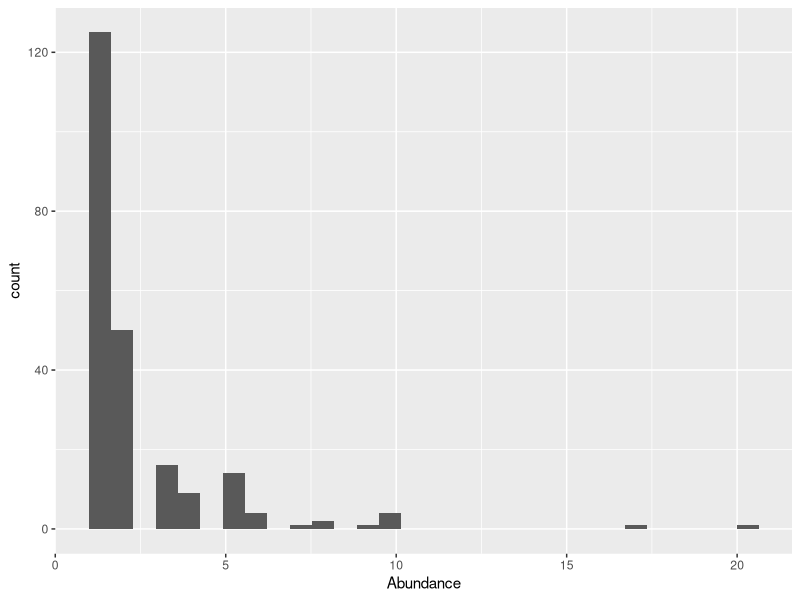
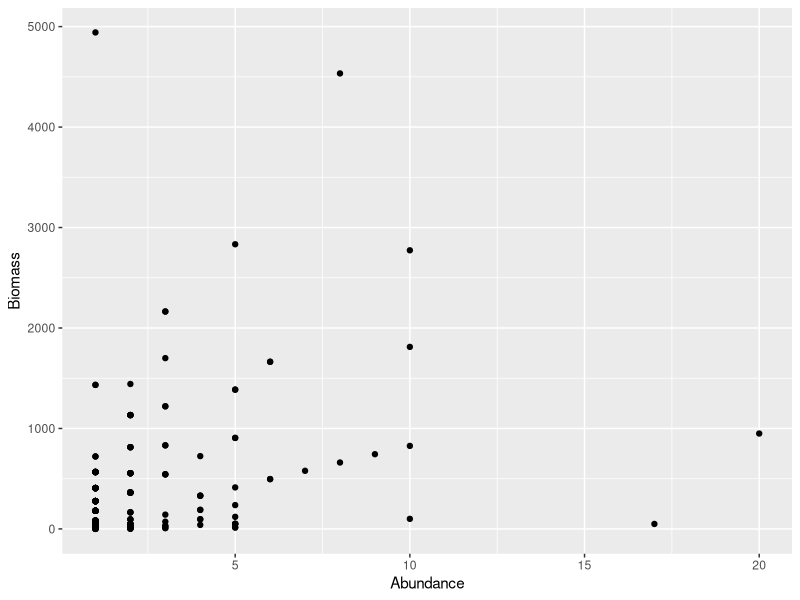
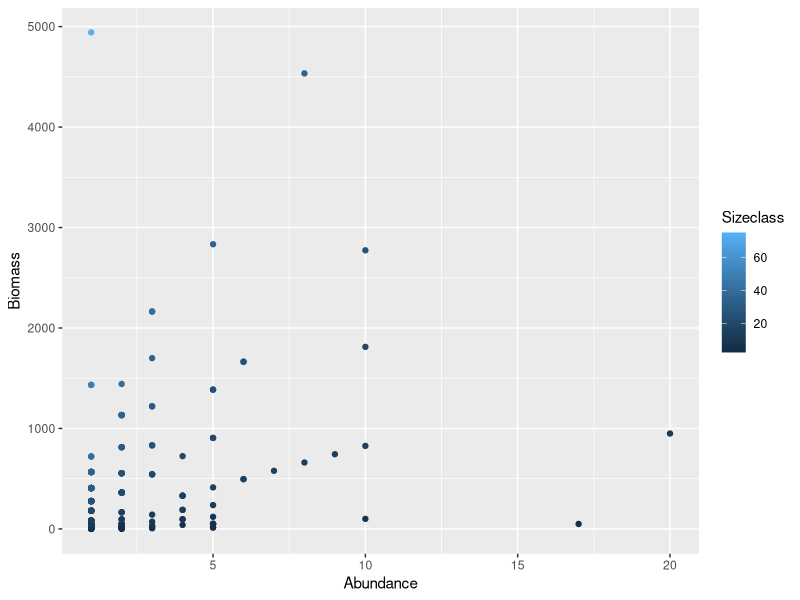
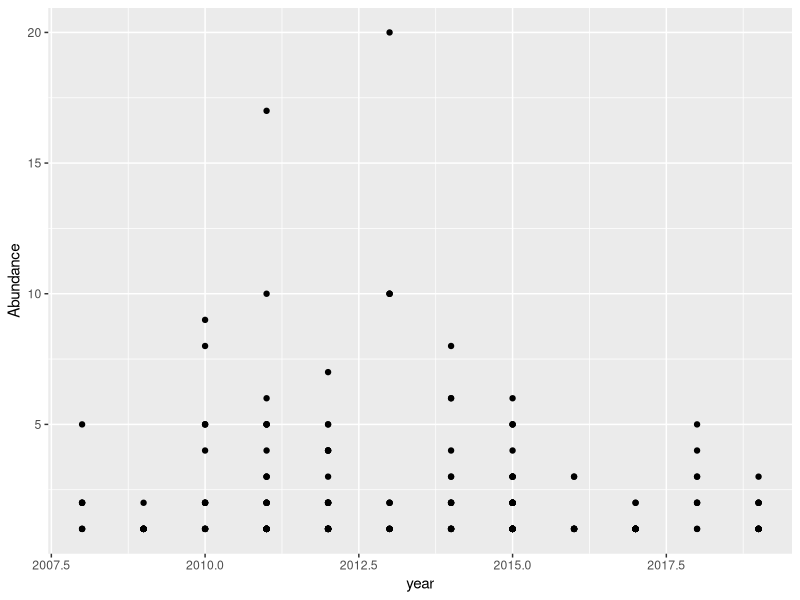
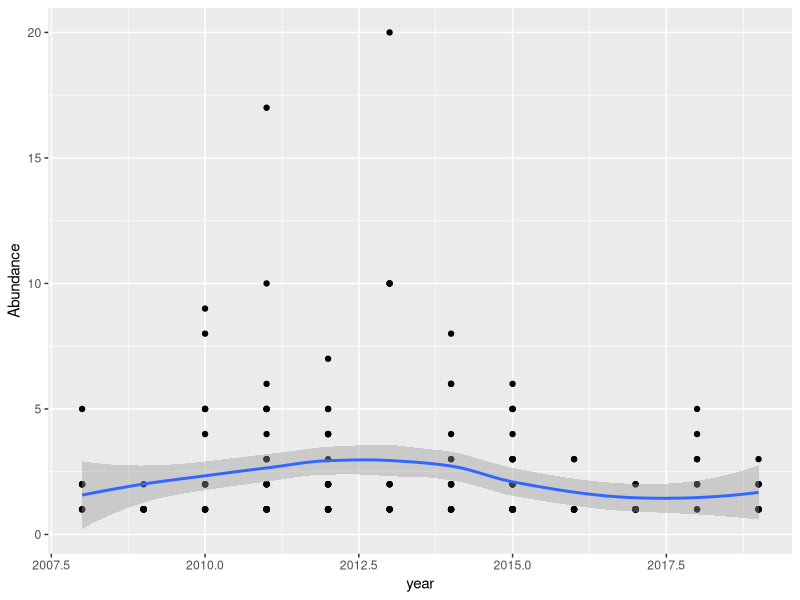
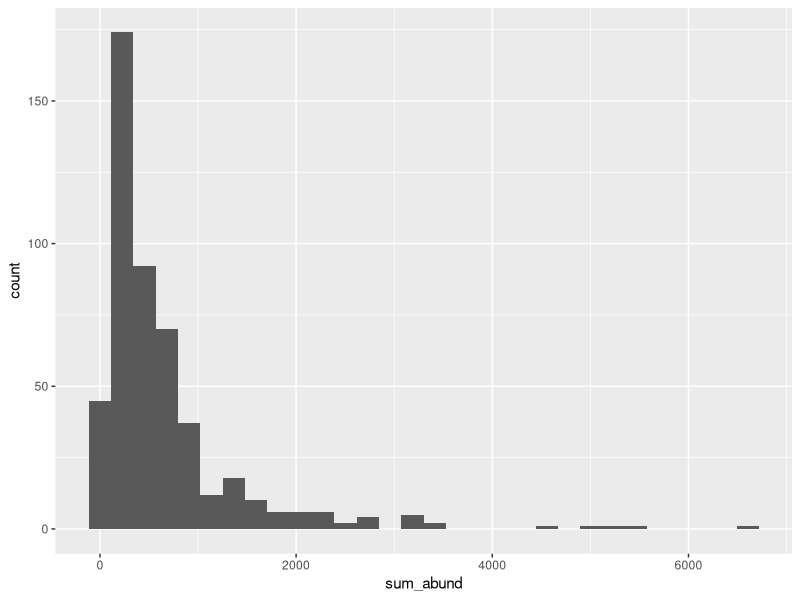
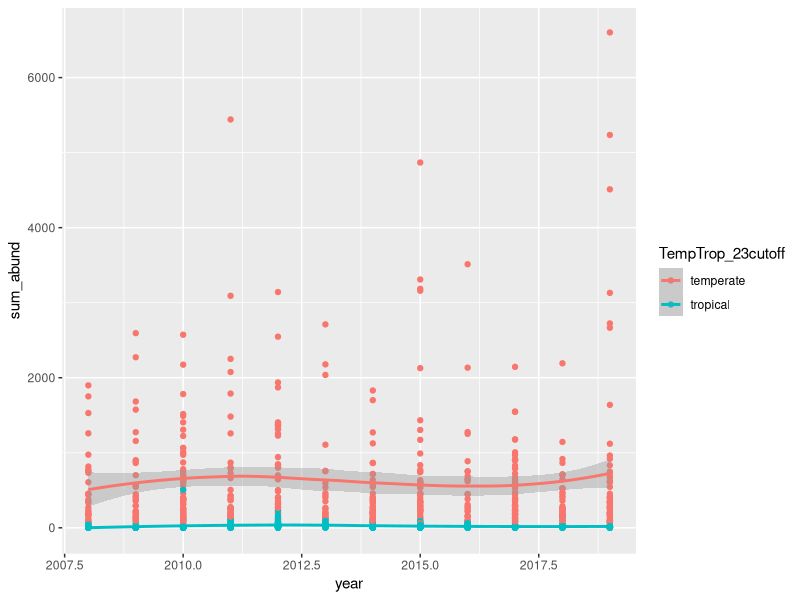
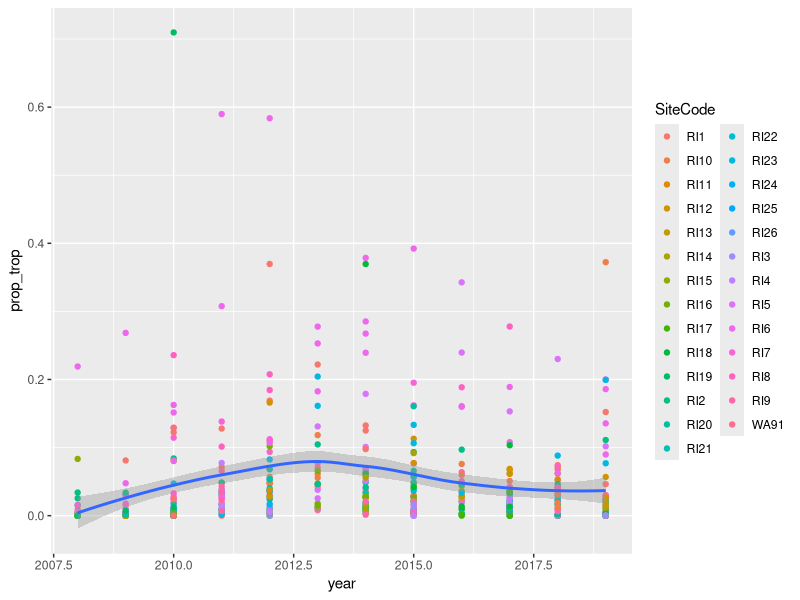

Write the R code that produced these figures, in order.
## ---- chunk 1
knitr::opts_chunk$set(echo = TRUE)
## ---- chunk 2
# RLS data wrangling course
# CJ Brown 
#2020-07-23
## ---- chunk 3
library(readr)
## ---- chunk 4
dat <- read_csv("data/Rottnest-Island-UVC.csv")
## ---- chunk 5
str(dat)
names(dat)
nrow(dat)
head(dat)
tail(dat)
length(unique(dat$SurveyID))
length(unique(dat$SpeciesID))
unique(dat$Sizeclass)
table(dat$Method)
## ---- chunk 6
library(dplyr)
## ---- chunk 7
datscarus <- filter(dat, CURRENT_TAXONOMIC_NAME == "Scarus ghobban")
## ---- chunk 8
library(ggplot2)
## ---- chunk 9
ggplot(datscarus) + 
  aes(x = Abundance) + 
  geom_histogram()
## ---- chunk 10
ggplot(datscarus) + 
  aes(x = Abundance, y = Biomass) +
  geom_point()
## ---- chunk 11
ggplot(datscarus) + 
  aes(x = Abundance, y = Biomass, color = Sizeclass) +
  geom_point()
## ---- chunk 12
survdat <- read_csv("data/Rottnest-Island-surveys.csv")
datscarus2 <- left_join(datscarus, survdat, by = "SurveyID")
## ---- chunk 13
nrow(datscarus)
nrow(datscarus2)
## ---- chunk 14
library(lubridate)
datscarus2$year <- year(datscarus2$SurveyDate)
## ---- chunk 15
ggplot(datscarus2) + 
  aes(x = year, y = Abundance) + 
  geom_point()
## ---- chunk 16
ggplot(datscarus2) + 
  aes(x = year, y = Abundance) + 
  geom_point() +
  stat_smooth()
## ---- chunk 17
sdat <- read_csv("data/Rottnest-Island-sites.csv")
dat2 <- left_join(dat, survdat, by = "SurveyID")
nrow(dat)
length(unique(dat$SurveyID))
length(unique(dat2$SurveyID))
nrow(dat2)
dat2 <- left_join(dat2, sdat, by = "SiteCode")
nrow(dat2)
length(unique(dat2$SurveyID))
## ---- chunk 18
dat2$year <- year(dat2$SurveyDate)
dat2g <- group_by(dat2, SurveyID)
datA <- summarize(dat2g, 
                  sum_abund = sum(Abundance, na.rm = TRUE))

## ---- chunk 19
ggplot(datA) + 
  aes(x = sum_abund, color = NULL) +
  geom_histogram()
## ---- chunk 20
dat3 <- filter(dat2, !is.na(TempTrop_23cutoff))
dat3g <- group_by(dat3, SurveyID, SiteCode, year, TempTrop_23cutoff)
dat4 <- summarize(dat3g, 
                  sum_abund = sum(Abundance, na.rm = TRUE))

## ---- chunk 21
ggplot(dat4) + 
  aes(x = year, y = sum_abund, color = TempTrop_23cutoff) +
  geom_point() +
  stat_smooth()
## ---- chunk 22
library(tidyr)
dat5 <- pivot_wider(dat4, names_from = TempTrop_23cutoff,
                    values_from = sum_abund,
                    values_fill = list(sum_abund = 0))
dat5 <- mutate(dat5, prop_trop = tropical/(temperate + tropical))

## ---- chunk 23
ggplot(dat5) + 
  aes(x = year, y = prop_trop) +
  geom_point(aes(color = SiteCode)) + 
  stat_smooth()
## ---- chunk 24
dat6g <- group_by(dat5, SiteCode, year)
dat6 <- summarize(dat6g, prop_trop = mean(prop_trop))
## ---- chunk 25
ggplot(dat6) + 
  aes(x = year, y = prop_trop, color = SiteCode) +
  geom_line()
